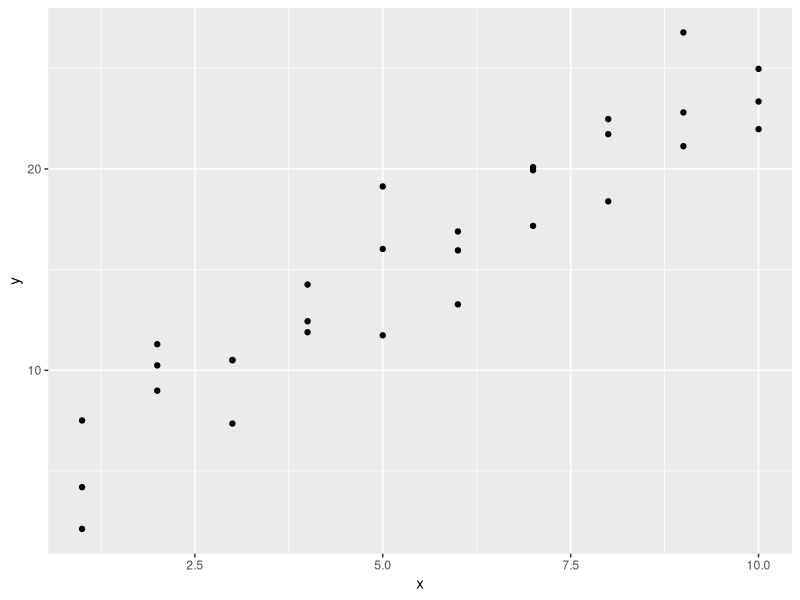
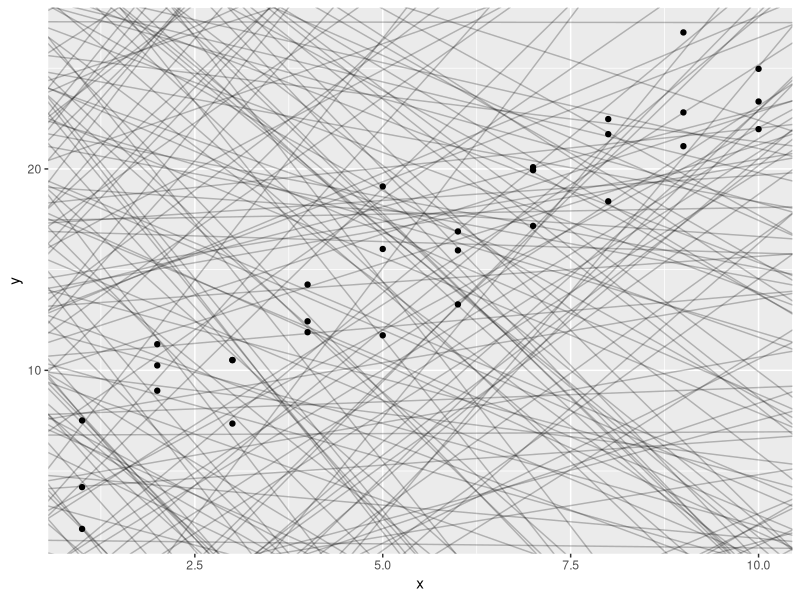

R code for these plots, in order:
# Model

# 22 Introduction

# Now that you are equipped with powerful programming tools we can finally return to modeling.
# You'll use your new tools of data wrangling and programming, to fit many nmodels and understand how they work.
# The focus of this book is on ecploration, not confirmation or formal inference.
# But you'll learn a few basic tools that help you understand the variation within your models.

#  /-----------------------------------------------------------------\
#  |                                                                 |
#  |                   /---------------------------\                 |
#  |                   |         --> Visalise -->  |                 |
#  |                   |        |               |  |                 |
#  | Import --> Tidy --|--> Transform           |  |--> Communicate  |
#  |                   |        |               |  |                 |
#  |                   |        <---  Model <---   |                 |
#  |                   \---------------------------/                 |
#  |                   Understand                                    |
#  \-----------------------------------------------------------------/
#  Program

# The goal of a model is to provide a simple low-dimensional summary of a dataset.
# Ideally, the model will capture true "signals" (i.e. patterns generated by the phenomenon of interest),
# and ignore "noise" (i.e. random variation that you're not interested in).
# Here we only cover "predictive" models, which, as the name suggests, generate predictions.
# There is another type of model that we're not going to discuss: "data discovery" models.
# These models don't make predictions, but instead help you discover interesting relationships within your data.
# (These two categories of models are sometimes calles supervised and unsupervised, but I don't think that terminology is particularly illuminating.)

# This book is not going to give you a deep understanding of the mathematical theory that underlies models.
# It will, however, build your intuition about how statistical models work, and give you a familyof useful tools 
# that allow you to use models to better understand your data:
# 1. In model basics, you'll how models work mechanistically, focussing on the important family of linear models.
#    You'll learn general tools for gaining insight into what a predictive model tells you about your data, 
#    focussing on simple sumulated datasets. (https://r4ds.had.co.nz/model-basics.html#model-basics)
# 2. In model building, you'll learn how to use models to pull out known patterns in real data.
#    Once you have recognised an important pattern it's useful to make it explicit in a model, 
#    because then you can more easily see the subtler signals that remain. (https://r4ds.had.co.nz/model-building.html#model-building)
# 3. In many models, you'll learn how to use many simple models to help understand complex datasets.
#    This is a powerful technique, but to access it you'll need to combine modelling and programming tools.
#    (https://r4ds.had.co.nz/many-models.html#many-models)

# These topics are notable because of what they don't include: any tools for quantitatively assessing models.
# That is deliberate: precisely quantifying a model requires a couple of big ideas that we just don't have the space to cover here.
# For now, you'll rely on qualitative assessment and your narural scepticism.
# In Learning more about models, we'll point you to other resources there you can learn more.
# (https://r4ds.had.co.nz/model-building.html#learning-more-about-models)

# 22.1 Hypothesis generation vs. hypothesis confirmation

# In this book, we are going to use moedls as a tool for exploration, completing the trifecta of the tools for EDA that were introduced in Part 1.
# This is not how models are usually taught, but as you will see, models are an important tool for exploration.
# Traditionally, the focus of modelling is on inference, or for confirming that an hypothesis is true.
# Doing this correctly is not complicated, but it is hard.
# There is a pair of ideas that you must understand in order to do inference correctly:
# 1. Each obsevation can either be used for exploration or confirmation, not both.
# 2. You can use an observation as many times as you like for exploration, but you can only use it once for confirmation.
#    AS soon as you use an observation twice, you've switched from confirmation to exploration.

# This is necessary because to confirm a hypothesis you must use data independent of the data that you used to generate the hypothesis.
# Otherwise you will be over optimistic. There is absolutely nothing wrong with exploration, 
# but you should never sell an exploratory analysis as a confirmatory analysis because it is fundamentally misleading.

# If you are serious about doing an confirmatory analysis, one approach is to split your data into three pieces befor you begin the analysis:
# 1. 60% fo your data goes into a training (or exploration) set.
#    You're allowed to do anything you like with this data: visualise it and fit tons of models to it.
# 2. 20% goes into a query set. You can use this data to compare models or visualisations by hand, 
#    but you're not allowed to use it as part of an automated process.
# 3. 20% is held bach for a test set. You can oly use this data ONCE, to test your final model.

# This partitioning allows you to explore the training data, occasionally generating candidate hypotheses that you check with the query set.
# When you are confident you have the right model, you can check it once with the test data.

# (Note that even when doing confirmatory modelling, you will still need to do EDA.
# If you don't do any EDA you will remain blind to the quality problems with your data.)

# ----------------------------------------------------------------------------------------------------------------------------

# 23 Model basics

# 23.1 Introduction

# The goal of a model is to provide a simple low-dimensional summary of a dataset.
# In the context of this book we're going to use models to partition data into patterns and residuals.
# Strong patterns will hide subtler trends, so we'll use models to help peel back layers of structure as we explore a dataset.

# However, before we can start using models on interesting, real, datasets, you need to understand the basics of how models work.
# For that reason, this chapter of the book is unque because it uses only sumulated datasets.
# These datasets are very simple, and not at all interesting, but they will help you understand the essence of modeling 
# before you apply the same techniques to real data in the next chapter.

# There are two parts to a model:
# 1. First, you define a family of models that express a precise, but generic, pattern that you want to capture.
#    For example, the pattern might be a straight line, or a quadratic curve.
#    You will express the model family as an equation like y = a_1 * x + a_2 or y = a_1 * x ^ a_2.
#    Here, x and y are known variables from your data, and a_1 and a_2 are parameters that can vary to capture different patterns.
# 2. Next, you generate a fitted model by finding th model from the family that is the closest to your data.
#    This takes the generic model family and makes it specific, like y = 3 * x + 7 or y = 9 * x ^ 2.

# It's important to understand that a fitted model is just the closest model from a family of models.
# That implies that you have the "best" model(according to some criteria); 
# it doesn't imply that you have a good model and it certainly doesn't imply that the model is "true".
# George Box puts this well in his famous aphorism.

# '''
# All models are wrong, but some are useful. 
# '''

# It's worth reading the fuller context of the quote:

# ''' 
# Now it would be very remarkable if any system existing in the real world could be exactly represented by any simple model.
# However, cunningly chosen parsimonious models often do provide remarkably useful approximations.
# For example, the law PV = RT relating pressure P, volume V and temperature T of an "ideal" gas via a constant R is not exactly true for any real gas,
# but it frequently provides a useful approximation and furthermore its structure is informative since it springs from a physical view of the behavior of gas molecules.

# For such a model there is no need to ask the question "Is the model true?". If "truth" is to be the "whole truth" the answer must be "No".
# The only question of interest is "Is the model illuminating and useful?". 
# '''

# The goal of a model is not to uncover truth, but to discover a simple approximation that is still useful.

# 23.1.1 Prerequisites 

# In this chapter we'll use the modelr package which wraps around base R's modelling functions to make them work naturally in a pipe.
library(tidyverse)

library(modelr)
options(na.action = na.warn)

# 23.2 A simple model

# Lets take a look at the simulated dataset sim1, included with the modelr package.
# It contains two continuous variables, x and y. Let's plot them to see how they're related:
ggplot(sim1, aes(x, y)) + 
  geom_point()

# You can see a strong pattern in the data. Let's use a model to capture that pattern and make it explicit.
# It's our job to supply the basic form of the model. In this case, the relationship looks linear, i.e. y = a_0 + a_1 * x.
# Let's start by getting a feel for what models from that family look like by randomly generating a few and overlaying them on the data.
# For this simple case, we can use geom_abline() which takes a slopt and intercept as parameters.
# Later on we'll learn more general techniques that work with any model.
models <- tibble(
  a1 = runif(250, -20, 40),
  a2 = runif(250, -5, 5)
)

ggplot(sim1, aes(x, y)) + 
  geom_abline(aes(intercept = a1, slope = a2), data = models, alpha = 1/4) + 
  geom_point()

# There are 250 models on this plot, but a lot are really bad! 
# We need to find the good models by making precise our intuition that a good model is "close" to the data.
# We need a way to quantify the distance between the data and a model.
# Then we can fit the model by finding the value of a_0 and a_1 that generate the model with the smallest distance from this data.

# One easy place to start is to find the vertical distance between each point and the model, as in the following diagram.
# (Note that I've shifted the x values slightly so you can see the individual distance.)

# This distance is just the difference between the y value given by the model (the prediction), 
# and the actual y value in the data (the response).

# To compute this distance, we first turn our model family into an R function.
# This takes the model parameters and the data as inputs, and givees values predicted by the model as output:
model1 <- function(a, data) {
  a[1] + data$x * a[2]
}
model1(c(7, 1.5), sim1)

# Next, we need some way to compute an overall distance between the predicted and actual values.
# In other words, the plot above shows 30 distances: how do we collapse that into a single number?

# One commmon way to do this in statistics to use the "root-mean-squared deviation".
# We compute the difference between actual and predicted, square them, average them, and the take the square root.
# This distance has lots of appealing mathematical properties, which we're not going to talk about here.
# You'll just have to take my word for it!
measure_distance <- function(mod, data) {
  diff <- data$y - model1(mod, data)
  sqrt(mean(diff ^ 2))
}
measure_distance(c(7, 1.5), sim1)

















